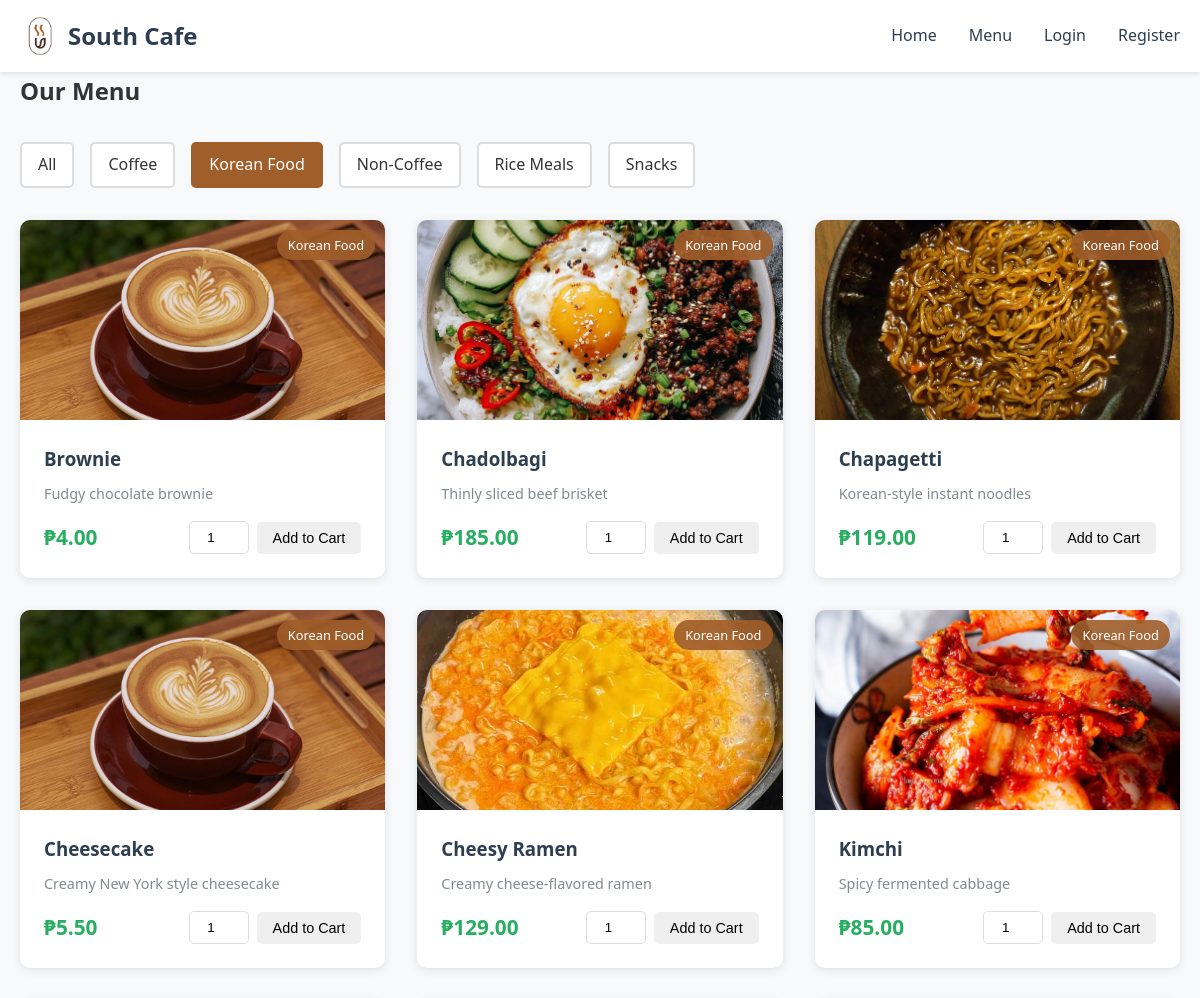
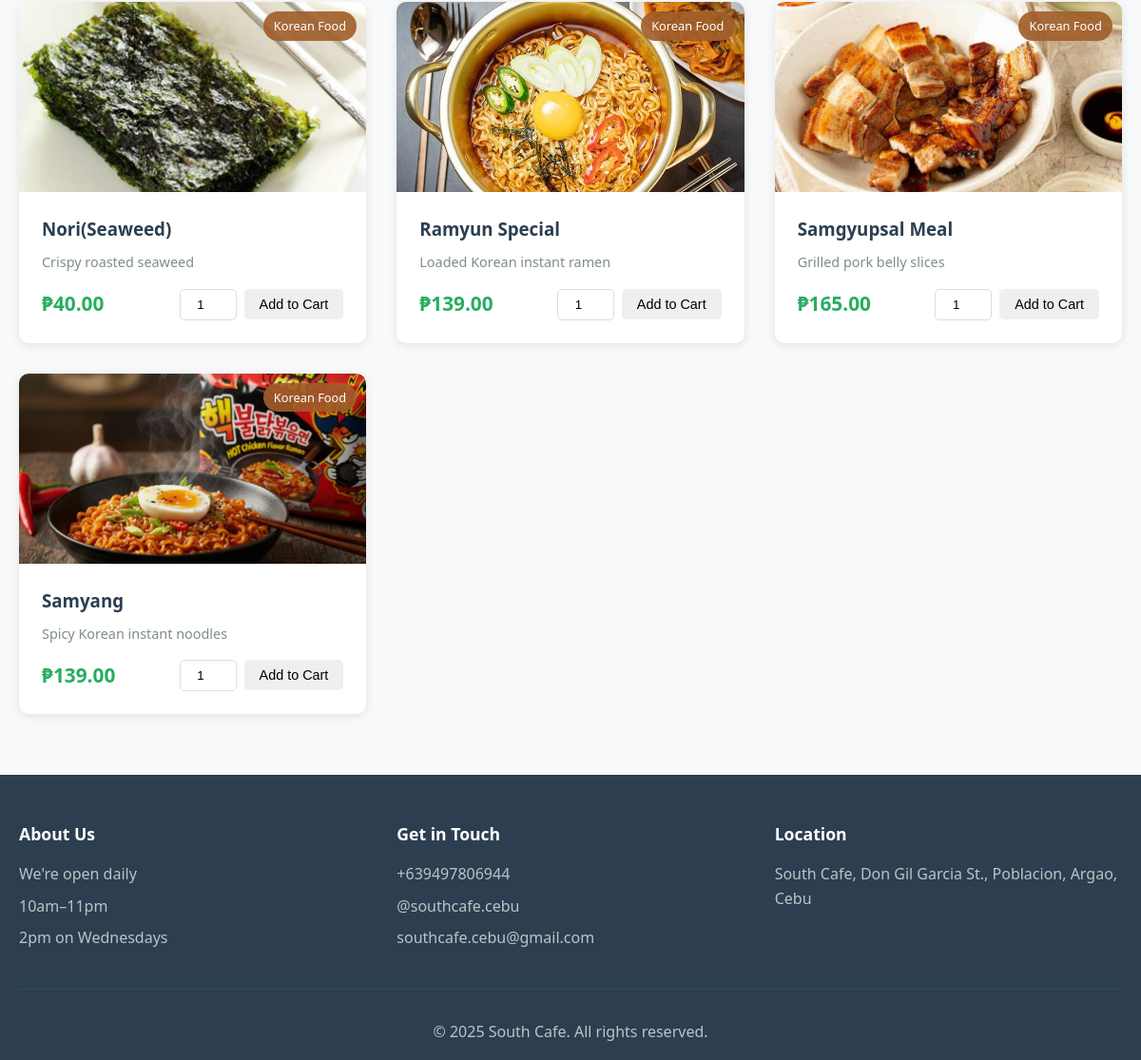
/menu.php?category=5, run on the app's committed database (2 pictures, top to bottom).
### tables this page shows
CREATE TABLE IF NOT EXISTS categories (
    id INT AUTO_INCREMENT PRIMARY KEY,
    name VARCHAR(50) NOT NULL,
    description TEXT
);

CREATE TABLE IF NOT EXISTS products (
    id INT AUTO_INCREMENT PRIMARY KEY,
    name VARCHAR(100) NOT NULL,
    description TEXT,
    price DECIMAL(10, 2) NOT NULL,
    category_id INT,
    image VARCHAR(255),
    available BOOLEAN DEFAULT TRUE,
    created_at TIMESTAMP DEFAULT CURRENT_TIMESTAMP,
    FOREIGN KEY (category_id) REFERENCES categories(id)
);

### menu.php (the view, shortened to what this page needs)
<?php
require_once 'config.php';
$categories_query = "SELECT * FROM categories ORDER BY name";
$categories_result = mysqli_query($conn, $categories_query);
$categories = mysqli_fetch_all($categories_result, MYSQLI_ASSOC);
$category_filter = isset($_GET['category']) ? (int)$_GET['category'] : 0;
if ($category_filter > 0) {
    $products_query = "SELECT p.*, c.name as category_name FROM products p
                       LEFT JOIN categories c ON p.category_id = c.id
                       WHERE p.available = 1 AND p.category_id = ?
                       ORDER BY p.name";
    $stmt = mysqli_prepare($conn, $products_query);
    mysqli_stmt_bind_param($stmt, "i", $category_filter);
    mysqli_stmt_execute($stmt);
    $products_result = mysqli_stmt_get_result($stmt);
} else {
    $products_query = "SELECT p.*, c.name as category_name FROM products p
                       LEFT JOIN categories c ON p.category_id = c.id
                       WHERE p.available = 1
                       ORDER BY c.name, p.name";
    $products_result = mysqli_query($conn, $products_query);
}
$products = mysqli_fetch_all($products_result, MYSQLI_ASSOC);
include 'includes/header.php';
?>
<div class="container">
    <h2>Our Menu</h2>
    <div class="filter-section">
        <a href="menu.php" class="filter-btn <?php echo $category_filter == 0 ? 'active' : ''; ?>">All</a>
        <?php foreach ($categories as $category): ?>
            <a href="menu.php?category=<?php echo $category['id']; ?>"
               class="filter-btn <?php echo $category_filter == $category['id'] ? 'active' : ''; ?>">
                <?php echo htmlspecialchars($category['name']); ?>
            </a>
        <?php endforeach; ?>
    </div>
    <div class="product-grid">
        <?php if (count($products) > 0): ?>
            <?php foreach ($products as $product): ?>
                <div class="product-card">
                    <div class="product-image">
                        <img src="images/<?php echo htmlspecialchars($product['image']); ?>"
                             alt="<?php echo htmlspecialchars($product['name']); ?>"
                             onerror="this.src='images/placeholder.jpg'">
                        <span class="category-badge"><?php echo htmlspecialchars($product['category_name']); ?></span>
                    </div>
                    <div class="product-info">
                        <h3><?php echo htmlspecialchars($product['name']); ?></h3>
                        <p class="product-description"><?php echo htmlspecialchars($product['description']); ?></p>
                        <div class="product-footer">
                            <span class="price">₱<?php echo number_format($product['price'], 2); ?></span>
                            <form method="POST" action="menu.php" class="add-to-cart-form">
                                <input type="number" name="quantity" value="1" min="1" max="99" class="quantity-input">
                                <button type="submit" name="add_to_cart" class="btn btn-small">Add to Cart</button>
                            </form>
                        </div>
                    </div>
                </div>
            <?php endforeach; ?>
        <?php else: ?>
            <p class="no-products">No products found in this category.</p>
        <?php endif; ?>
    </div>
</div>
<?php include 'includes/footer.php'; ?>

### style.css (style rules this page uses)
* { margin: 0; padding: 0; box-sizing: border-box; }
body { font-family: 'Segoe UI', Tahoma, Geneva, Verdana, sans-serif; line-height: 1.6; color: #333; background-color: #f8f9fa; }
.container { max-width: 1200px; margin: 0 auto; padding: 0 20px; }
.btn { display: inline-block; padding: 0.75rem 1.5rem; border: none; border-radius: 5px; cursor: pointer; text-decoration: none; transition: all 0.3s; font-size: 1rem; }
.btn-small { padding: 0.5rem 1rem; font-size: 0.9rem; }
.product-grid { display: grid; grid-template-columns: repeat(auto-fill, minmax(280px, 1fr)); gap: 2rem; margin: 2rem 0; }
.product-card { background: white; border-radius: 10px; overflow: hidden; box-shadow: 0 2px 10px rgba(0,0,0,0.1); transition: transform 0.3s; }
.product-image { position: relative; height: 200px; overflow: hidden; background-color: #ecf0f1; }
.product-image img { width: 100%; height: 100%; object-fit: cover; }
.category-badge { position: absolute; top: 10px; right: 10px; background-color: rgba(160, 94, 42, 0.9); color: white; padding: 0.3rem 0.7rem; border-radius: 20px; font-size: 0.8rem; }
.product-info { padding: 1.5rem; }
.product-info h3 { margin-bottom: 0.5rem; color: #2c3e50; }
.product-description { color: #7f8c8d; font-size: 0.9rem; margin-bottom: 1rem; }
.product-footer { display: flex; justify-content: space-between; align-items: center; margin-top: 1rem; }
.price { font-size: 1.3rem; font-weight: bold; color: #27ae60; }
.filter-section { display: flex; gap: 1rem; margin: 2rem 0; flex-wrap: wrap; }
.filter-btn { padding: 0.5rem 1rem; background-color: white; border: 2px solid #ddd; border-radius: 5px; text-decoration: none; color: #333; transition: all 0.3s; }
.filter-btn:hover, .filter-btn.active { background-color: #A05E2A; color: white; border-color: #A05E2A; }
.add-to-cart-form { display: flex; gap: 0.5rem; align-items: center; }
.quantity-input { width: 60px; padding: 0.5rem; border: 1px solid #ddd; border-radius: 5px; text-align: center; }

### data on the page
categories: name "Coffee"
categories: name "Korean Food"
categories: name "Non-Coffee"
categories: name "Rice Meals"
categories: name "Snacks"
products: category.name "Korean Food", name "Brownie", description "Fudgy chocolate brownie", price "4.00"
products: image+name (picture), category.name "Korean Food", name "Chadolbagi", description "Thinly sliced beef brisket", price "185.00"
products: image+name (picture), category.name "Korean Food", name "Chapagetti", description "Korean-style instant noodles", price "119.00"
products: category.name "Korean Food", name "Cheesecake", description "Creamy New York style cheesecake", price "5.50"
products: image+name (picture), category.name "Korean Food", name "Cheesy Ramen", description "Creamy cheese-flavored ramen", price "129.00"
products: image+name (picture), category.name "Korean Food", name "Kimchi", description "Spicy fermented cabbage", price "85.00"
products: image (picture), category.name "Korean Food", name "Nori(Seaweed)", description "Crispy roasted seaweed", price "40.00"
products: image+name (picture), category.name "Korean Food", name "Ramyun Special", description "Loaded Korean instant ramen", price "139.00"
products: image+name (picture), category.name "Korean Food", name "Samgyupsal Meal", description "Grilled pork belly slices", price "165.00"
products: image+name (picture), category.name "Korean Food", name "Samyang", description "Spicy Korean instant noodles", price "139.00"
